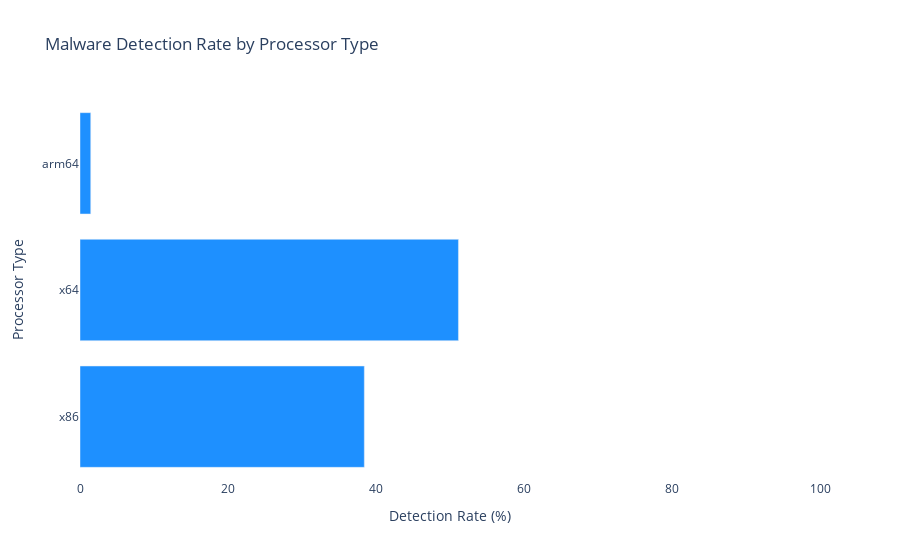

The cell this chart's notebook holds for it:
### Code cell
import plotly.graph_objects as go

# Data for processors and their detection rates
processors = ['x86', 'x64', 'arm64']
detection_rates_processors = [0.3842, 0.5114, 0.0145]

# Convert detection rates to percentages
detection_rates_percent = [round(rate * 100, 2) for rate in detection_rates_processors]

# Plot
fig = go.Figure(data=[go.Bar(x=detection_rates_percent, y=processors, orientation='h', marker_color='dodgerblue')])

# Update layout
fig.update_layout(
    title='Malware Detection Rate by Processor Type',
    xaxis_title='Detection Rate (%)',
    yaxis_title='Processor Type',
    xaxis=dict(range=[0, 100]), 
    plot_bgcolor='white'
)

# Show plot
fig.show()

### Figure 1 — Plotly figure (JSON) as saved in the notebook; plotly's stock layout.template omitted (floating-point values rounded to 4 significant figures)
{"data": [{"marker": {"color": "dodgerblue"}, "orientation": "h", "type": "bar", "x": [38.42, 51.14, 1.45], "y": ["x86", "x64", "arm64"]}], "layout": {"autosize": true, "plot_bgcolor": "white", "title": {"text": "Malware Detection Rate by Processor Type"}, "xaxis": {"range": [0, 100], "title": {"text": "Detection Rate (%)"}, "type": "linear"}, "yaxis": {"autorange": true, "range": [-0.5, 2.5], "title": {"text": "Processor Type"}, "type": "category"}}}
